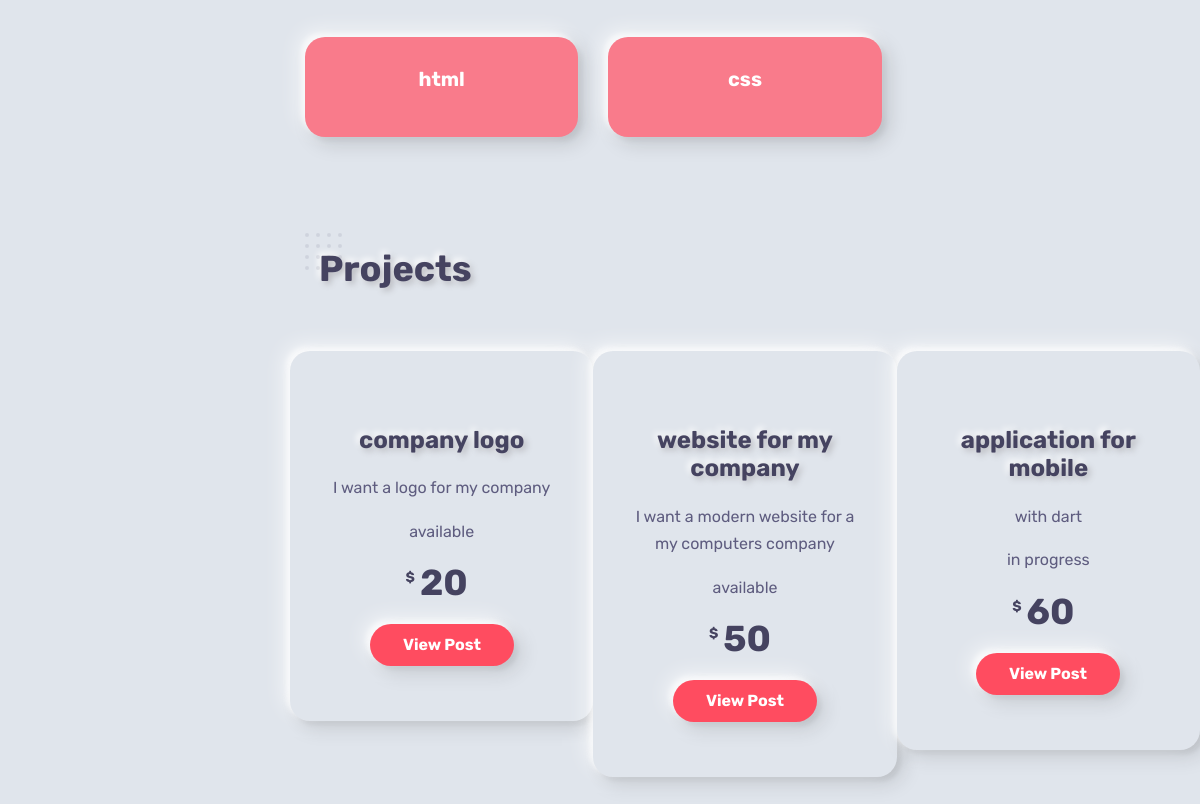
/profile.php?id=3 (signed in, lower part), run on an earlier commit of the app's database.
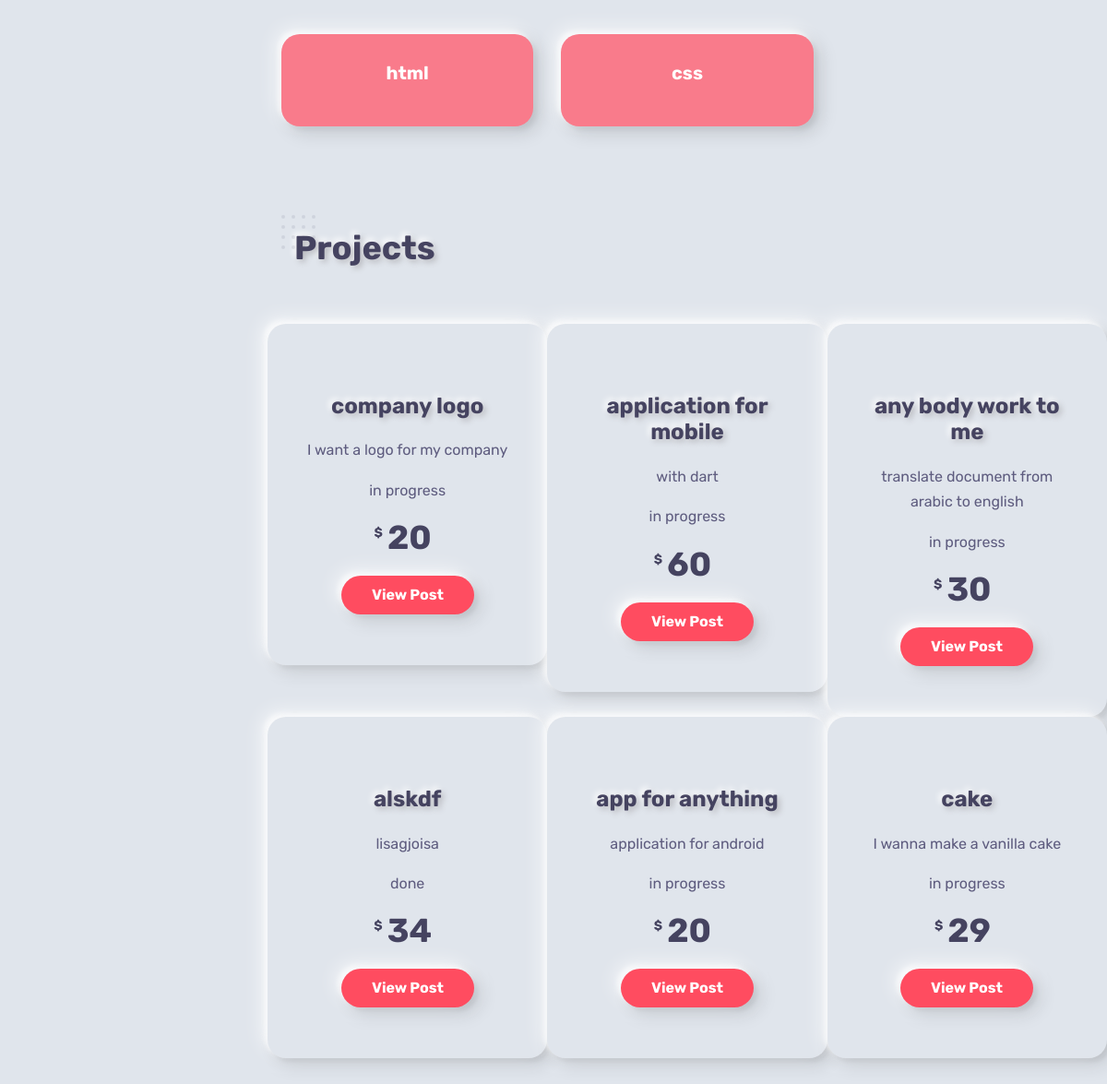
And on a later commit of the database.
### tables this page shows
CREATE TABLE `user` (
  `id` int(11) NOT NULL,
  `first_name` varchar(255) NOT NULL,
  `last_name` varchar(255) DEFAULT NULL,
  `id_number` int(11) DEFAULT NULL,
  `email` varchar(255) NOT NULL,
  `username` varchar(255) NOT NULL,
  `password` varchar(255) NOT NULL,
  `phone_number` int(11) NOT NULL,
  `skills` varchar(255) DEFAULT NULL,
  `language` varchar(255) DEFAULT NULL,
  `bio` varchar(255) DEFAULT NULL,
  `hourly_rate` int(11) DEFAULT NULL,
  `wallet` int(11) DEFAULT NULL,
  `location` varchar(255) DEFAULT NULL,
  `category` varchar(255) DEFAULT NULL,
  `join_date` datetime NOT NULL,
  `group_id` int(11) NOT NULL
);

CREATE TABLE `post` (
  `id` int(11) NOT NULL,
  `client_id` int(11) NOT NULL,
  `freelancer_id` int(11) DEFAULT NULL,
  `company_id` int(11) DEFAULT NULL,
  `title` varchar(255) NOT NULL,
  `description` text NOT NULL,
  `cost` int(11) NOT NULL,
  `category` varchar(255) NOT NULL,
  `status` varchar(255) NOT NULL,
  `paid_status` tinyint(1) NOT NULL DEFAULT 0,
  `start_date` datetime NOT NULL,
  `skills` varchar(255) NOT NULL
);

### profile.php (the view, shortened to what this page needs)
<?php
require('connect.php');
$stmt = $pdo->prepare('SELECT * FROM user WHERE id = ?');
$stmt->execute([$_COOKIE['userProfile']]);
$user = $stmt->fetch();
if($user['group_id'] == 1)
{
    $client = false;
    $stmt = $pdo->prepare('SELECT id, title, description, status, cost FROM post WHERE freelancer_id = ?');
    $stmt->execute([$_COOKIE['userProfile']]);
    $projects = $stmt->fetchAll();
}
$skillsArr = explode(", ", $user['skills']);
?>
<!DOCTYPE html>
<html lang="en-US">
<head>
    <link rel="stylesheet" href="Portfolio/css/bootstrap.min.css" type="text/css" media="all">
    <link rel="stylesheet" href="Portfolio/css/all.min.css" type="text/css" media="all">
    <link rel="stylesheet" href="Portfolio/css/simple-line-icons.css" type="text/css" media="all">
    <link rel="stylesheet" href="Portfolio/css/slick.css" type="text/css" media="all">
    <link rel="stylesheet" href="Portfolio/css/animate.css" type="text/css" media="all">
    <link rel="stylesheet" href="Portfolio/css/magnific-popup.css" type="text/css" media="all">
    <link rel="stylesheet" href="Portfolio/css/style.css" type="text/css" media="all">
</head>
<body>
    <main class="content">
        <?php
        if(!$client)
        {
            ?>
        <section id="services">
            <div class="container">
                <div class="spacer" data-height="60"></div>
                <div class="row">
                    <?php
                    foreach($skillsArr as $skill)
                    {
                    ?>
                    <div class="col-md-4">
                        <div class="service-box rounded data-background padding-30 text-center text-light shadow-pink" data-color="#F97B8B">
                            <h3 class="mb-3 mt-0"><?php echo $skill; ?></h3>
                        </div>
                    </div>
                    <?php } ?>
                </div>
            </div>
        </section>
        <?php } ?>
        <section id="works">
            <div class="container">
                <h2 class="section-title wow fadeIn">Projects</h2>
                <div class="spacer" data-height="60"></div>
                <div class="row">
                    <?php
                    foreach($projects as $row)
                    {
                        ?>
                    <div class="col-md-4 px-md-0 my-4 my-md-0">
                        <div class="price-item bg-white rounded shadow-dark text-center best">
                            <h2 class="plan"><?php echo $row['title']; ?></h2>
                            <p><?php echo $row['description']; ?></p>
                            <p><?php echo $row['status']; ?> </p>
                            <h3 class="price"><em>$</em><?php echo $row['cost']; ?><span></span></h3>
                            <a href="postandproposals.php?id=<?php echo $row['id']; ?>" class="btn btn-default">View Post</a>
                        </div>
                    </div>
                    <?php } ?>
                </div>
            </div>
        </section>
        <div class="spacer" data-height="96"></div>
    </main>
</body>
</html>

What changed in the data, as far as the page shows it:
no longer on this page (row edited): post: title "website for my company", description "I want a modern website for a my computers company", status "available", cost "50"
changed post "company logo": status "available" → "in progress"
added post: title "any body work to me", description "translate document from arabic to english", status "in progress", cost "30"
added post: title "alskdf", description "lisagjoisa", status "done", cost "34"
added post: title "app for anything", description "application for android", status "in progress", cost "20"
added post: title "cake", description "I wanna make a vanilla cake", status "in progress", cost "29"
